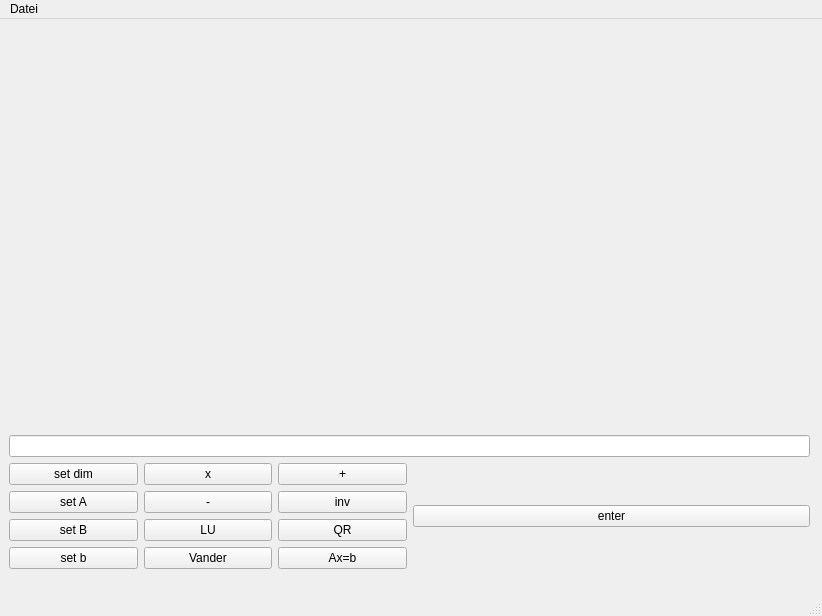
<?xml version="1.0" encoding="UTF-8"?>
<ui version="4.0">
 <class>MainWindow</class>
 <widget class="QMainWindow" name="MainWindow">
  <property name="geometry">
   <rect>
    <x>0</x>
    <y>0</y>
    <width>822</width>
    <height>616</height>
   </rect>
  </property>
  <property name="windowTitle">
   <string>MainWindow</string>
  </property>
  <widget class="QWidget" name="centralwidget">
   <widget class="QWidget" name="verticalLayoutWidget">
    <property name="geometry">
     <rect>
      <x>9</x>
      <y>9</y>
      <width>801</width>
      <height>541</height>
     </rect>
    </property>
    <layout class="QVBoxLayout" name="main_layout">
     <item>
      <layout class="QGridLayout" name="mat_layout"/>
     </item>
     <item>
      <spacer name="verticalSpacer">
       <property name="orientation">
        <enum>Qt::Vertical</enum>
       </property>
       <property name="sizeHint" stdset="0">
        <size>
         <width>20</width>
         <height>40</height>
        </size>
       </property>
      </spacer>
     </item>
     <item>
      <widget class="QLineEdit" name="display"/>
     </item>
     <item>
      <layout class="QHBoxLayout" name="horizontalLayout">
       <item>
        <layout class="QGridLayout" name="gridLayout">
         <item row="1" column="0">
          <widget class="QPushButton" name="pb_set_A">
           <property name="text">
            <string>set A</string>
           </property>
          </widget>
         </item>
         <item row="2" column="1">
          <widget class="QPushButton" name="pb_lu">
           <property name="text">
            <string>LU</string>
           </property>
          </widget>
         </item>
         <item row="3" column="1">
          <widget class="QPushButton" name="pb_vander">
           <property name="text">
            <string>Vander</string>
           </property>
          </widget>
         </item>
         <item row="0" column="1">
          <widget class="QPushButton" name="pb_times">
           <property name="text">
            <string>x</string>
           </property>
          </widget>
         </item>
         <item row="1" column="1">
          <widget class="QPushButton" name="pb_minus">
           <property name="text">
            <string>-</string>
           </property>
          </widget>
         </item>
         <item row="2" column="0">
          <widget class="QPushButton" name="pb_set_B">
           <property name="text">
            <string>set B</string>
           </property>
          </widget>
         </item>
         <item row="0" column="0">
          <widget class="QPushButton" name="pb_set_dim">
           <property name="text">
            <string>set dim</string>
           </property>
          </widget>
         </item>
         <item row="3" column="0">
          <widget class="QPushButton" name="pb_set_b">
           <property name="text">
            <string>set b</string>
           </property>
          </widget>
         </item>
         <item row="0" column="2">
          <widget class="QPushButton" name="pb_plus">
           <property name="text">
            <string>+</string>
           </property>
          </widget>
         </item>
         <item row="1" column="2">
          <widget class="QPushButton" name="pb_inv">
           <property name="text">
            <string>inv</string>
           </property>
          </widget>
         </item>
         <item row="2" column="2">
          <widget class="QPushButton" name="pb_qr">
           <property name="text">
            <string>QR</string>
           </property>
          </widget>
         </item>
         <item row="3" column="2">
          <widget class="QPushButton" name="pb_solve">
           <property name="text">
            <string>Ax=b</string>
           </property>
          </widget>
         </item>
        </layout>
       </item>
       <item>
        <widget class="QPushButton" name="pb_enter">
         <property name="text">
          <string>enter</string>
         </property>
        </widget>
       </item>
      </layout>
     </item>
    </layout>
   </widget>
  </widget>
  <widget class="QMenuBar" name="menubar">
   <property name="geometry">
    <rect>
     <x>0</x>
     <y>0</y>
     <width>822</width>
     <height>29</height>
    </rect>
   </property>
   <widget class="QMenu" name="menuDatei">
    <property name="title">
     <string>Datei</string>
    </property>
    <addaction name="action_beenden"/>
   </widget>
   <addaction name="menuDatei"/>
  </widget>
  <widget class="QStatusBar" name="statusbar"/>
  <action name="action_beenden">
   <property name="text">
    <string>beenden</string>
   </property>
   <property name="shortcut">
    <string>Ctrl+Q</string>
   </property>
  </action>
 </widget>
 <resources/>
 <connections/>
</ui>
